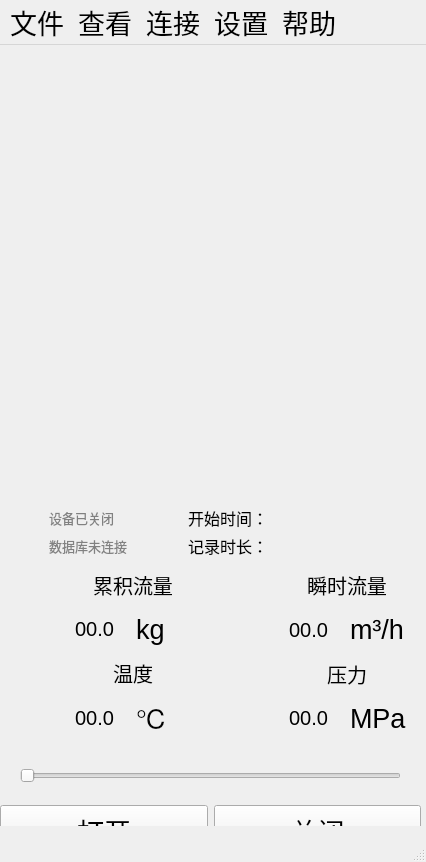
<?xml version="1.0" encoding="UTF-8"?>
<ui version="4.0">
 <class>MyMainWindow</class>
 <widget class="QMainWindow" name="MyMainWindow">
  <property name="geometry">
   <rect>
    <x>0</x>
    <y>0</y>
    <width>426</width>
    <height>862</height>
   </rect>
  </property>
  <property name="sizePolicy">
   <sizepolicy hsizetype="Fixed" vsizetype="Fixed">
    <horstretch>0</horstretch>
    <verstretch>0</verstretch>
   </sizepolicy>
  </property>
  <property name="font">
   <font>
    <pointsize>20</pointsize>
   </font>
  </property>
  <property name="windowTitle">
   <string>流量仪表管理</string>
  </property>
  <property name="styleSheet">
   <string notr="true"/>
  </property>
  <widget class="QWidget" name="centralwidget">
   <property name="sizePolicy">
    <sizepolicy hsizetype="Fixed" vsizetype="Fixed">
     <horstretch>0</horstretch>
     <verstretch>0</verstretch>
    </sizepolicy>
   </property>
   <property name="minimumSize">
    <size>
     <width>0</width>
     <height>0</height>
    </size>
   </property>
   <widget class="QSlider" name="horizontalSlider">
    <property name="geometry">
     <rect>
      <x>20</x>
      <y>720</y>
      <width>381</width>
      <height>22</height>
     </rect>
    </property>
    <property name="minimumSize">
     <size>
      <width>381</width>
      <height>22</height>
     </size>
    </property>
    <property name="minimum">
     <number>0</number>
    </property>
    <property name="maximum">
     <number>100</number>
    </property>
    <property name="orientation">
     <enum>Qt::Horizontal</enum>
    </property>
   </widget>
   <widget class="QWidget" name="layoutWidget">
    <property name="geometry">
     <rect>
      <x>0</x>
      <y>760</y>
      <width>421</width>
      <height>51</height>
     </rect>
    </property>
    <layout class="QHBoxLayout" name="horizontalLayout">
     <item>
      <widget class="QPushButton" name="pushButton_open">
       <property name="sizePolicy">
        <sizepolicy hsizetype="Preferred" vsizetype="Preferred">
         <horstretch>0</horstretch>
         <verstretch>0</verstretch>
        </sizepolicy>
       </property>
       <property name="text">
        <string>打开</string>
       </property>
      </widget>
     </item>
     <item>
      <widget class="QPushButton" name="pushButton_close">
       <property name="sizePolicy">
        <sizepolicy hsizetype="Preferred" vsizetype="Preferred">
         <horstretch>0</horstretch>
         <verstretch>0</verstretch>
        </sizepolicy>
       </property>
       <property name="text">
        <string>关闭</string>
       </property>
      </widget>
     </item>
    </layout>
   </widget>
   <widget class="QLabel" name="label_ll">
    <property name="geometry">
     <rect>
      <x>20</x>
      <y>410</y>
      <width>381</width>
      <height>41</height>
     </rect>
    </property>
    <property name="font">
     <font>
      <pointsize>12</pointsize>
     </font>
    </property>
    <property name="text">
     <string/>
    </property>
   </widget>
   <widget class="QWidget" name="layoutWidget">
    <property name="geometry">
     <rect>
      <x>0</x>
      <y>521</y>
      <width>421</width>
      <height>171</height>
     </rect>
    </property>
    <layout class="QHBoxLayout" name="horizontalLayout_6" stretch="2,5,2,5">
     <item>
      <spacer name="horizontalSpacer_2">
       <property name="orientation">
        <enum>Qt::Horizontal</enum>
       </property>
       <property name="sizeHint" stdset="0">
        <size>
         <width>40</width>
         <height>20</height>
        </size>
       </property>
      </spacer>
     </item>
     <item>
      <layout class="QVBoxLayout" name="verticalLayout">
       <item>
        <widget class="QLabel" name="label">
         <property name="font">
          <font>
           <pointsize>15</pointsize>
          </font>
         </property>
         <property name="text">
          <string>累积流量</string>
         </property>
         <property name="alignment">
          <set>Qt::AlignCenter</set>
         </property>
        </widget>
       </item>
       <item>
        <layout class="QHBoxLayout" name="horizontalLayout_2">
         <item>
          <widget class="QLabel" name="label_leiji">
           <property name="font">
            <font>
             <pointsize>15</pointsize>
            </font>
           </property>
           <property name="text">
            <string>00.0</string>
           </property>
           <property name="alignment">
            <set>Qt::AlignCenter</set>
           </property>
          </widget>
         </item>
         <item>
          <widget class="QLabel" name="label_2">
           <property name="text">
            <string>kg</string>
           </property>
          </widget>
         </item>
        </layout>
       </item>
       <item>
        <widget class="QLabel" name="label_wen">
         <property name="font">
          <font>
           <pointsize>15</pointsize>
          </font>
         </property>
         <property name="text">
          <string>温度</string>
         </property>
         <property name="alignment">
          <set>Qt::AlignCenter</set>
         </property>
        </widget>
       </item>
       <item>
        <layout class="QHBoxLayout" name="horizontalLayout_4">
         <item>
          <widget class="QLabel" name="label_wendu">
           <property name="font">
            <font>
             <pointsize>15</pointsize>
            </font>
           </property>
           <property name="text">
            <string>00.0</string>
           </property>
           <property name="alignment">
            <set>Qt::AlignCenter</set>
           </property>
          </widget>
         </item>
         <item>
          <widget class="QLabel" name="label_4">
           <property name="text">
            <string>℃</string>
           </property>
          </widget>
         </item>
        </layout>
       </item>
      </layout>
     </item>
     <item>
      <spacer name="horizontalSpacer">
       <property name="orientation">
        <enum>Qt::Horizontal</enum>
       </property>
       <property name="sizeHint" stdset="0">
        <size>
         <width>40</width>
         <height>20</height>
        </size>
       </property>
      </spacer>
     </item>
     <item>
      <layout class="QVBoxLayout" name="verticalLayout_2">
       <item>
        <widget class="QLabel" name="label_7">
         <property name="font">
          <font>
           <pointsize>15</pointsize>
          </font>
         </property>
         <property name="text">
          <string>瞬时流量</string>
         </property>
         <property name="alignment">
          <set>Qt::AlignCenter</set>
         </property>
        </widget>
       </item>
       <item>
        <layout class="QHBoxLayout" name="horizontalLayout_3">
         <item>
          <widget class="QLabel" name="label_sv">
           <property name="font">
            <font>
             <pointsize>15</pointsize>
            </font>
           </property>
           <property name="text">
            <string>00.0</string>
           </property>
           <property name="alignment">
            <set>Qt::AlignCenter</set>
           </property>
          </widget>
         </item>
         <item>
          <widget class="QLabel" name="label_3">
           <property name="text">
            <string>m³/h</string>
           </property>
          </widget>
         </item>
        </layout>
       </item>
       <item>
        <widget class="QLabel" name="label_yl">
         <property name="font">
          <font>
           <pointsize>15</pointsize>
          </font>
         </property>
         <property name="text">
          <string>压力</string>
         </property>
         <property name="alignment">
          <set>Qt::AlignCenter</set>
         </property>
        </widget>
       </item>
       <item>
        <layout class="QHBoxLayout" name="horizontalLayout_5">
         <item>
          <widget class="QLabel" name="label_yali">
           <property name="font">
            <font>
             <pointsize>15</pointsize>
            </font>
           </property>
           <property name="text">
            <string>00.0</string>
           </property>
           <property name="alignment">
            <set>Qt::AlignCenter</set>
           </property>
          </widget>
         </item>
         <item>
          <widget class="QLabel" name="label_5">
           <property name="text">
            <string>MPa</string>
           </property>
          </widget>
         </item>
        </layout>
       </item>
      </layout>
     </item>
    </layout>
   </widget>
   <widget class="QWidget" name="layoutWidget">
    <property name="geometry">
     <rect>
      <x>49</x>
      <y>461</y>
      <width>361</width>
      <height>51</height>
     </rect>
    </property>
    <layout class="QHBoxLayout" name="horizontalLayout_9" stretch="3,5">
     <item>
      <layout class="QVBoxLayout" name="verticalLayout_3">
       <item>
        <widget class="QLabel" name="label_run">
         <property name="font">
          <font>
           <pointsize>10</pointsize>
          </font>
         </property>
         <property name="styleSheet">
          <string notr="true">color: rgb(129, 129, 129);</string>
         </property>
         <property name="text">
          <string>设备已关闭</string>
         </property>
         <property name="alignment">
          <set>Qt::AlignLeading|Qt::AlignLeft|Qt::AlignVCenter</set>
         </property>
        </widget>
       </item>
       <item>
        <widget class="QLabel" name="label_shuju_status">
         <property name="font">
          <font>
           <pointsize>10</pointsize>
          </font>
         </property>
         <property name="styleSheet">
          <string notr="true">color: rgb(129, 129, 129);</string>
         </property>
         <property name="text">
          <string>数据库未连接</string>
         </property>
         <property name="alignment">
          <set>Qt::AlignLeading|Qt::AlignLeft|Qt::AlignVCenter</set>
         </property>
        </widget>
       </item>
      </layout>
     </item>
     <item>
      <layout class="QVBoxLayout" name="verticalLayout_4">
       <item>
        <layout class="QHBoxLayout" name="horizontalLayout_8" stretch="3,7">
         <item>
          <widget class="QLabel" name="label_">
           <property name="font">
            <font>
             <pointsize>12</pointsize>
            </font>
           </property>
           <property name="text">
            <string>开始时间：</string>
           </property>
          </widget>
         </item>
         <item>
          <widget class="QLabel" name="label_start_time">
           <property name="font">
            <font>
             <pointsize>10</pointsize>
            </font>
           </property>
           <property name="text">
            <string/>
           </property>
          </widget>
         </item>
        </layout>
       </item>
       <item>
        <layout class="QHBoxLayout" name="horizontalLayout_7" stretch="3,7">
         <item>
          <widget class="QLabel" name="label_run_time">
           <property name="font">
            <font>
             <pointsize>12</pointsize>
            </font>
           </property>
           <property name="text">
            <string>记录时长：</string>
           </property>
          </widget>
         </item>
         <item>
          <widget class="QLabel" name="label_time">
           <property name="font">
            <font>
             <pointsize>10</pointsize>
            </font>
           </property>
           <property name="text">
            <string/>
           </property>
          </widget>
         </item>
        </layout>
       </item>
      </layout>
     </item>
    </layout>
   </widget>
  </widget>
  <widget class="QMenuBar" name="menubar">
   <property name="geometry">
    <rect>
     <x>0</x>
     <y>0</y>
     <width>426</width>
     <height>23</height>
    </rect>
   </property>
   <widget class="QMenu" name="menu">
    <property name="title">
     <string>文件</string>
    </property>
   </widget>
   <widget class="QMenu" name="menu_2">
    <property name="title">
     <string>查看</string>
    </property>
    <addaction name="action"/>
    <addaction name="action_2"/>
   </widget>
   <widget class="QMenu" name="menu_3">
    <property name="title">
     <string>设置</string>
    </property>
    <addaction name="action_3"/>
   </widget>
   <widget class="QMenu" name="menu_4">
    <property name="title">
     <string>帮助</string>
    </property>
    <addaction name="action_Qt"/>
   </widget>
   <widget class="QMenu" name="menu_5">
    <property name="title">
     <string>连接</string>
    </property>
    <widget class="QMenu" name="menu_6">
     <property name="title">
      <string>数据库</string>
     </property>
     <addaction name="actionMySQL"/>
    </widget>
    <addaction name="menu_6"/>
   </widget>
   <addaction name="menu"/>
   <addaction name="menu_2"/>
   <addaction name="menu_5"/>
   <addaction name="menu_3"/>
   <addaction name="menu_4"/>
  </widget>
  <widget class="QStatusBar" name="statusbar"/>
  <action name="action">
   <property name="text">
    <string>串口</string>
   </property>
  </action>
  <action name="action_2">
   <property name="text">
    <string>数据</string>
   </property>
  </action>
  <action name="actionMySQL">
   <property name="text">
    <string>MySQL</string>
   </property>
  </action>
  <action name="actionOracle">
   <property name="text">
    <string>Oracle</string>
   </property>
  </action>
  <action name="action_Qt">
   <property name="text">
    <string>关于Qt</string>
   </property>
  </action>
  <action name="action_3">
   <property name="text">
    <string>流量范围</string>
   </property>
  </action>
  <action name="action_4">
   <property name="text">
    <string>数据存储</string>
   </property>
  </action>
 </widget>
 <resources/>
 <connections/>
</ui>
